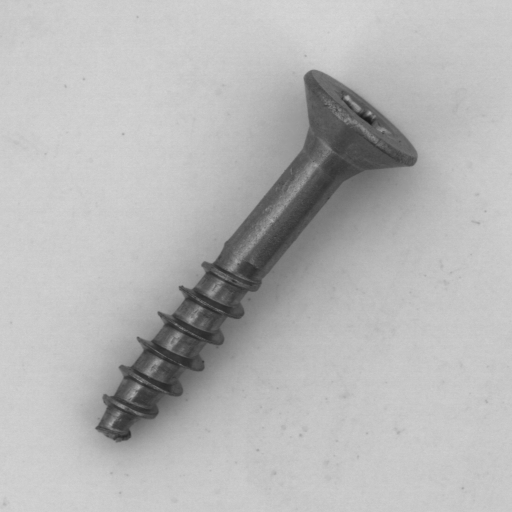
#> input picture Example pictures/Before Alignment.png, 1024 x 1024 px, given as the content of the folder ../archive, which was not available (shown at 1/2 size)
$ python screw_alignment.py
#> lines starting #> are read from the running program, lines starting #| are printed output that depends on the picture; after the words box and inside, x2 and y2 are one past the last pixel; in counts of white or black regions, pixels touching at a corner belong together; pictures that were not available may be replaced by others from this repository, and a replacement may not be noted
### Data_enhancement/align.py
import cv2
import numpy as np

def detect_and_compute_center_line_1(image):
    """Detect edges and compute the center line of the screw."""
    image = cv2.GaussianBlur(image, (5, 5), 0)
    edges = cv2.Canny(image, 50, 150)
    lines = cv2.HoughLines(edges, 1, np.pi / 180, 140)
    avg_theta = np.mean([line[0][1] for line in lines])
    lines = [line for line in lines if abs(line[0][1] - avg_theta) < 2]
    sorted_lines = sorted(lines, key=lambda x: x[0][0])
    line1, line2 = sorted_lines[0], sorted_lines[-1]
    theta = (line1[0][1] + line2[0][1]) / 2
    return theta
def detect_and_compute_center_line_2(image):
    """Detect edges and compute the center line of the screw."""
    image = cv2.GaussianBlur(image, (5, 5), 0)
    modified_image = image.copy()
    modified_image[:, :260] = 220
    modified_image[:, 450:] = 220
    clahe = cv2.createCLAHE(clipLimit=2.2, tileGridSize=(8, 8))
    modified_image = clahe.apply(modified_image)
    edges = cv2.Canny(modified_image, 20, 80)
    lines = cv2.HoughLines(edges, 1, np.pi / 180, 60)
    lines = [line for line in lines if (1.55 < line[0][1] < 1.59)]
    lines = [line for line in lines if (300 < line[0][0] < 800)]
    sorted_lines = sorted(lines, key=lambda x: x[0][0])
    line1, line2 = sorted_lines[0], sorted_lines[-1]
    center_rho = (line1[0][0] + line2[0][0]) / 2
    return center_rho

def shift_x(image):
    """Detect the screw head using the brightness change along the detected lines."""
    height, width = image.shape
    center_y = height // 2
    image = cv2.medianBlur(image, 9)
    # Apply global thresholding using Otsu's binarization method
    _, image_2 = cv2.threshold(image, 120, 255, cv2.THRESH_BINARY)
    def sample_along_line(image):
        values = []
        coordinates = []
        for x in range(width):
            values.append(image[center_y, x])
            coordinates.append((x, center_y))
        return np.array(values), coordinates
    # Draw the center line on the image
    center_values, center_coords = sample_along_line(image_2)
    cv2.line(image, (0, center_y), (width, center_y), (0, 0, 255), 2)
    # Extract grayscale values along the center line
    center_diff1 = [np.max(center_values[i:i + 4]) - np.min(center_values[i:i + 4])
                    for i in range(len(center_values) - 4 + 1)]
    # Find the positions where the accumulated difference is above the threshold
    center_changes = [i + 4 // 2 for i, val in enumerate(center_diff1) if abs(val) > 30]
    shift_x = 50 - center_changes[0]
    return shift_x

def shift_y(image,original_rho):
    h, w = image.shape
    shift_y = h // 2 - int(original_rho)
    return shift_y

def shift_image(image, shift_x, shift_y, angle):
    """Shifts and rotates the image based on the given parameters."""
    h, w, c = image.shape
    center = (w // 2, h // 2)
    avg_border_color = np.mean([image[0, :], image[-1, :], image[:, 0], image[:, -1]], axis=(0, 1))
    M_rotation = cv2.getRotationMatrix2D(center, angle, 1.0)
    M_rotation[0, 2] += shift_x
    M_rotation[1, 2] += shift_y
    transformed_image = cv2.warpAffine(image, M_rotation, (w, h), borderMode=cv2.BORDER_CONSTANT, borderValue=tuple(avg_border_color))
    return transformed_image

def draw_Auxiliary_Line(transformed_image, draw_line):
    """Draws the Auxiliary Line on the image."""
    h, w, c = transformed_image.shape
    center = (w // 2, h // 2)
    if draw_line:
        cv2.line(transformed_image, (0, center[1]), (w, center[1]), (255, 0, 0), 2)
        cv2.line(transformed_image, (50, 0), (50, h), (0, 0, 255), 2)
        cv2.line(transformed_image, (960, 0), (960, h), (0, 0, 255), 2)

def rotate_image(image, angle):
    (h, w) = image.shape[:2]
    center = (w // 2, h // 2)

    # Calculate average color of the borders
    avg_border_color = np.mean([image[0, :], image[-1, :], image[:, 0], image[:, -1]])

    # Get the rotation matrix
    M = cv2.getRotationMatrix2D(center, angle, 1.0)

    # Rotate the image and fill the border with average border color
    rotated = cv2.warpAffine(image, M, (w, h), borderMode=cv2.BORDER_CONSTANT, borderValue=avg_border_color)
    return rotated


def rotate_and_center_screw(image, theta):

    """Compute the average gray value of a region in the image."""
    def average_gray_value(image, x_start, x_end, y_start, y_end):
        region = image[y_start:y_end, x_start:x_end]
        return np.mean(region)

    """Rotate the screw to vertical position and center it in the image."""
    rotation_angle = np.degrees(theta) - 90
    # Rotate the image to make the center line horizontal
    rotated_img = rotate_image(image, rotation_angle)
    # Compute average gray values for the two regions
    avg_l = average_gray_value(rotated_img, 100, 200, 350, 650)
    avg_r = average_gray_value(rotated_img, 800, 900, 350, 650)
    if avg_l > avg_r:
        rotated_img = rotate_image(rotated_img, 180)
        rotation_angle += 180
    return rotated_img, rotation_angle

### Data_enhancement/screw_alignment.py
import os
import pickle
import argparse
from align import *


def save_data(start_positions, filename="rotation_angle.pkl"):
    with open(filename, "wb") as f:
        pickle.dump(start_positions, f)


def process_image(src_folder, file_path, dest_folder, draw_line):
    image = cv2.imread(file_path)
    image_gray = cv2.imread(file_path, cv2.IMREAD_GRAYSCALE)

    # Detect, rotate, and shift the screw for alignment
    theta = detect_and_compute_center_line_1(image_gray)
    image_gray, rotation_angle = rotate_and_center_screw(image_gray, theta)
    center_rho = detect_and_compute_center_line_2(image_gray)
    shift_y1 = shift_y(image_gray, center_rho)
    shift_x1 = shift_x(image_gray)
    result_img = shift_image(image, shift_x1, shift_y1, rotation_angle)
    draw_Auxiliary_Line(result_img, draw_line)

    # Save the alignment image
    relative_dir = os.path.relpath(os.path.dirname(file_path), src_folder)
    result_dir = os.path.join(dest_folder, relative_dir)
    os.makedirs(result_dir, exist_ok=True)
    result_path = os.path.join(result_dir, os.path.basename(file_path))
    cv2.imwrite(result_path, result_img)

    return rotation_angle if "..\\archive\\train\\good" in file_path else None


def main(src_folder, dest_folder, draw_line):
    train_rotation_angle = {}

    for dirpath, _, filenames in os.walk(src_folder):
        for filename in filenames:
            if filename.endswith('.txt'):
                continue
            dirpath = os.path.normpath(dirpath)
            file_path = os.path.join(dirpath, filename)
            print(f"Processing: {file_path}")
            angle = process_image(src_folder, file_path, dest_folder, draw_line)
#> in process_image, image is the input picture: shape (1024, 1024, 3); min 24, max 218, mean 181.5
#> in detect_and_compute_center_line_1, `edges = cv2.Canny(image, 50, 150)`:
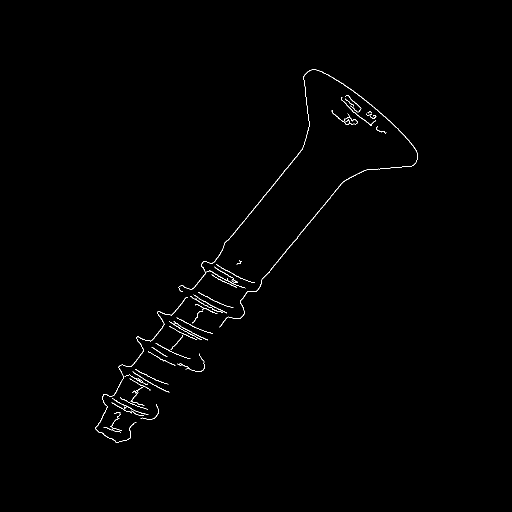
#> edges: shape (1024, 1024) (shown at 1/2 size); 0.52% white in thin lines or dots, all inside (x1, y1, x2, y2) = (191, 139, 836, 885)
#> in detect_and_compute_center_line_1, `lines = cv2.HoughLines(edges, 1, np.pi / 180, 140)`: lines = [[657, 0.681], [659, 0.663], [760, 0.698], [761, 0.681]]
#> in detect_and_compute_center_line_1, `avg_theta = np.mean([line[0][1] for line in lines])`: avg_theta = 0.681
#> in detect_and_compute_center_line_1, `lines = [line for line in lines if abs(line[0][1] - avg_theta) < 2]`: lines = [[[657, 0.681]], [[659, 0.663]], [[760, 0.698]], [[761, 0.681]]]
#> in detect_and_compute_center_line_1, `sorted_lines = sorted(lines, key=lambda x: x[0][0])`: sorted_lines has the same summary as lines
#> in detect_and_compute_center_line_1, `line1, line2 = sorted_lines[0], sorted_lines[-1]`: line1 = [[657, 0.681]]; line2 = [[761, 0.681]]
#> in detect_and_compute_center_line_1, `theta = (line1[0][1] + line2[0][1]) / 2`: theta = 0.681
#> in rotate_and_center_screw, `rotation_angle = np.degrees(theta) - 90`: rotation_angle = -51
#> in rotate_image, `avg_border_color = np.mean([image[0, :], image[-1, :], image[:, 0], im..`: avg_border_color = 202.6
#> in rotate_image, `M = cv2.getRotationMatrix2D(center, angle, 1.0)`: M = [[0.629, -0.777, 587.7], [0.777, 0.629, -208.1]]
#> in average_gray_value, `region = image[y_start:y_end, x_start:x_end]`:
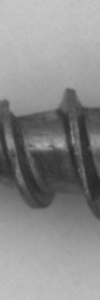
#> region: shape (300, 100); min 40, max 201, mean 140
#> in rotate_and_center_screw, `avg_l = average_gray_value(rotated_img, 100, 200, 350, 650)`: avg_l = 140
#> call 2 of average_gray_value, with x_start = 800, x_end = 900, y_start = 350, y_end = 650
#> in average_gray_value (call 2), `region = image[y_start:y_end, x_start:x_end]`:
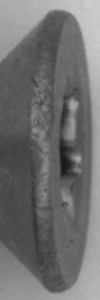
#> region: shape (300, 100); min 24, max 206, mean 111.3
#> in rotate_and_center_screw, `avg_r = average_gray_value(rotated_img, 800, 900, 350, 650)`: avg_r = 111.3
#> in rotate_and_center_screw, `rotation_angle += 180`: rotation_angle = 129
#> in detect_and_compute_center_line_2, `edges = cv2.Canny(modified_image, 20, 80)`:
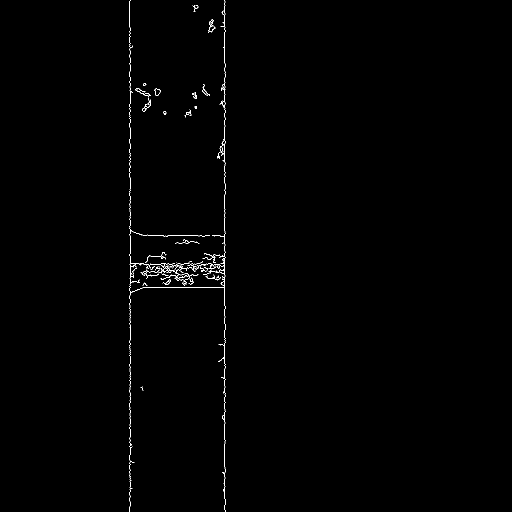
#> edges: shape (1024, 1024) (shown at 1/2 size); 0.47% white in thin lines or dots, all inside (x1, y1, x2, y2) = (259, 0, 451, 1024)
#> in detect_and_compute_center_line_2, `lines = cv2.HoughLines(edges, 1, np.pi / 180, 60)`: lines = 39 rows, first 8: [449, 0], [260, 0], [575, 1.57], [464, 1.59], [-439, 3.12], [454, 0.0175], [-258, 3.12], [-432, 3.12]
#> in detect_and_compute_center_line_2, `lines = [line for line in lines if (1.55 < line[0][1] < 1.59)]`: lines = [[[575, 1.57]], [[464, 1.59]], [[470, 1.57]], [[568, 1.59]], [[534, 1.55]], [[521, 1.59]], [[528, 1.57]], [[582, 1.55]]]
#> in detect_and_compute_center_line_2, `sorted_lines = sorted(lines, key=lambda x: x[0][0])`: sorted_lines = [[[464, 1.59]], [[470, 1.57]], [[521, 1.59]], [[528, 1.57]], [[534, 1.55]], [[568, 1.59]], [[575, 1.57]], [[582, 1.55]]]
#> in detect_and_compute_center_line_2, `line1, line2 = sorted_lines[0], sorted_lines[-1]`: line1 = [[464, 1.59]]; line2 = [[582, 1.55]]
#> in detect_and_compute_center_line_2, `center_rho = (line1[0][0] + line2[0][0]) / 2`: center_rho = 523
#> in shift_y, `shift_y = h // 2 - int(original_rho)`: shift_y = -11
#> in shift_x, `_, image_2 = cv2.threshold(image, 120, 255, cv2.THRESH_BINARY)`:
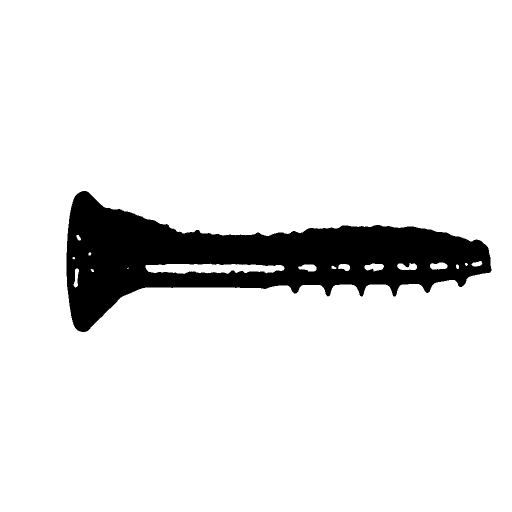
#> image_2: shape (1024, 1024) (shown at 1/2 size); 90.3% white; 1 black region, box (x1, y1, x2, y2) and area: (133, 382, 983, 664) 101609
#> after the loop in sample_along_line, `for x in range(width):`: coordinates = 1024 pairs, first value 0 to 1023, second value 512 to 512; values = 1024 values, max 255 at index 0, min 0 at index 133, mean 44.08
#> in shift_x, `center_values, center_coords = sample_along_line(image_2)`: center_values has the same summary as values in sample_along_line; center_coords has the same summary as coordinates in sample_along_line
#> in shift_x, `cv2.line(image, (0, center_y), (width, center_y), (0, 0, 255), 2)`:
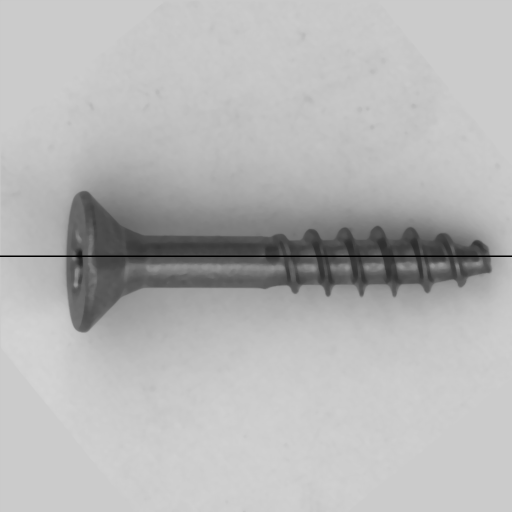
#> image: shape (1024, 1024) (shown at 1/2 size); min 0, max 211, mean 181.5
#> in shift_x, `center_diff1 = [np.max(center_values[i:i + 4]) - np.min(center_values[..`: center_diff1 = 1021 values, max 255 at index 130, min 0 at index 0, mean 1.5
#> in shift_x, `center_changes = [i + 4 // 2 for i, val in enumerate(center_diff1) if ..`: center_changes = [132, 133, 134, 979, 980, 981]
#> in shift_x, `shift_x = 50 - center_changes[0]`: shift_x = -82
#> in shift_image, `avg_border_color = np.mean([image[0, :], image[-1, :], image[:, 0], im..`: avg_border_color = [202.6, 202.6, 202.6]
#> in shift_image, `M_rotation = cv2.getRotationMatrix2D(center, angle, 1.0)`: M_rotation = [[-0.629, 0.777, 436.3], [-0.777, -0.629, 1232.1]]
#> in shift_image, `transformed_image = cv2.warpAffine(image, M_rotation, (w, h), borderMo..`:
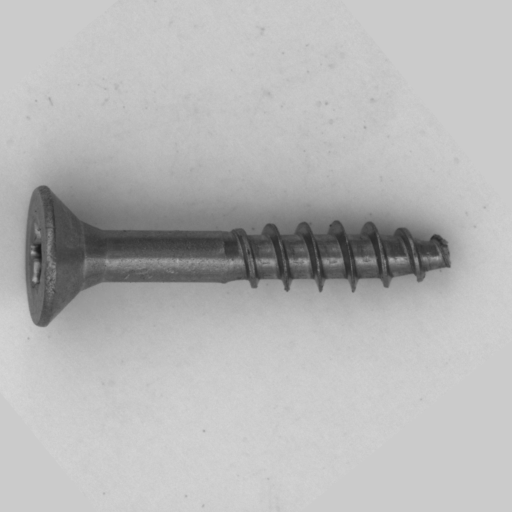
#> transformed_image: shape (1024, 1024, 3) (shown at 1/2 size); min 24, max 215, mean 182.1
            if angle is not None:
                train_rotation_angle[file_path] = angle

    save_data(train_rotation_angle)


if __name__ == "__main__":
    parser = argparse.ArgumentParser(description="Align screws in images.")
    parser.add_argument("--old", default='../archive', type=str, help="Path to the original screws folder.")
    parser.add_argument("--align", default='../archive-align', type=str, help="Path to the aligned screws folder.")
    parser.add_argument("--draw_line", default=False, action="store_true", help="Flag to draw line or not")

    args = parser.parse_args()
    main(args.old, args.align, args.draw_line)
    print("Screw Alignment successfully!")
